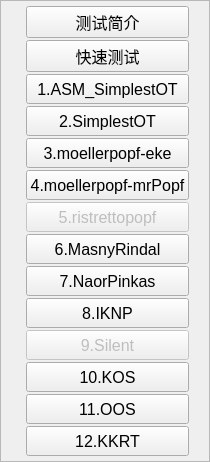
            <widget class="QFrame" name="frame_4">
             <property name="minimumSize">
              <size>
               <width>0</width>
               <height>0</height>
              </size>
             </property>
             <property name="frameShape">
              <enum>QFrame::StyledPanel</enum>
             </property>
             <property name="frameShadow">
              <enum>QFrame::Raised</enum>
             </property>
             <layout class="QVBoxLayout" name="verticalLayout_3">
              <property name="spacing">
               <number>2</number>
              </property>
              <property name="leftMargin">
               <number>25</number>
              </property>
              <property name="topMargin">
               <number>5</number>
              </property>
              <property name="rightMargin">
               <number>20</number>
              </property>
              <property name="bottomMargin">
               <number>5</number>
              </property>
              <item>
               <widget class="QPushButton" name="pushButton_3">
                <property name="minimumSize">
                 <size>
                  <width>0</width>
                  <height>30</height>
                 </size>
                </property>
                <property name="font">
                 <font>
                  <pointsize>12</pointsize>
                 </font>
                </property>
                <property name="text">
                 <string>测试简介</string>
                </property>
               </widget>
              </item>
              <item>
               <widget class="QPushButton" name="pushButton_11">
                <property name="minimumSize">
                 <size>
                  <width>0</width>
                  <height>30</height>
                 </size>
                </property>
                <property name="font">
                 <font>
                  <pointsize>12</pointsize>
                 </font>
                </property>
                <property name="text">
                 <string>快速测试</string>
                </property>
               </widget>
              </item>
              <item>
               <widget class="QPushButton" name="pushButton_8">
                <property name="minimumSize">
                 <size>
                  <width>0</width>
                  <height>30</height>
                 </size>
                </property>
                <property name="font">
                 <font>
                  <family>Ubuntu</family>
                  <pointsize>12</pointsize>
                  <italic>false</italic>
                 </font>
                </property>
                <property name="layoutDirection">
                 <enum>Qt::LeftToRight</enum>
                </property>
                <property name="text">
                 <string>1.ASM_SimplestOT</string>
                </property>
                <property name="autoDefault">
                 <bool>false</bool>
                </property>
                <property name="default">
                 <bool>false</bool>
                </property>
                <property name="flat">
                 <bool>false</bool>
                </property>
               </widget>
              </item>
              <item>
               <widget class="QPushButton" name="pushButton_9">
                <property name="minimumSize">
                 <size>
                  <width>0</width>
                  <height>30</height>
                 </size>
                </property>
                <property name="font">
                 <font>
                  <family>Ubuntu</family>
                  <pointsize>12</pointsize>
                  <italic>false</italic>
                 </font>
                </property>
                <property name="layoutDirection">
                 <enum>Qt::LeftToRight</enum>
                </property>
                <property name="autoFillBackground">
                 <bool>false</bool>
                </property>
                <property name="inputMethodHints">
                 <set>Qt::ImhNone</set>
                </property>
                <property name="text">
                 <string>2.SimplestOT</string>
                </property>
                <property name="autoDefault">
                 <bool>false</bool>
                </property>
                <property name="default">
                 <bool>false</bool>
                </property>
                <property name="flat">
                 <bool>false</bool>
                </property>
               </widget>
              </item>
              <item>
               <widget class="QPushButton" name="pushButton_4">
                <property name="minimumSize">
                 <size>
                  <width>0</width>
                  <height>30</height>
                 </size>
                </property>
                <property name="font">
                 <font>
                  <pointsize>12</pointsize>
                 </font>
                </property>
                <property name="text">
                 <string>3.moellerpopf-eke</string>
                </property>
               </widget>
              </item>
              <item>
               <widget class="QPushButton" name="pushButton_12">
                <property name="minimumSize">
                 <size>
                  <width>0</width>
                  <height>30</height>
                 </size>
                </property>
                <property name="font">
                 <font>
                  <pointsize>12</pointsize>
                 </font>
                </property>
                <property name="text">
                 <string>4.moellerpopf-mrPopf</string>
                </property>
               </widget>
              </item>
              <item>
               <widget class="QPushButton" name="pushButton_14">
                <property name="enabled">
                 <bool>false</bool>
                </property>
                <property name="minimumSize">
                 <size>
                  <width>0</width>
                  <height>30</height>
                 </size>
                </property>
                <property name="font">
                 <font>
                  <pointsize>12</pointsize>
                 </font>
                </property>
                <property name="text">
                 <string>5.ristrettopopf</string>
                </property>
               </widget>
              </item>
              <item>
               <widget class="QPushButton" name="pushButton_13">
                <property name="minimumSize">
                 <size>
                  <width>0</width>
                  <height>30</height>
                 </size>
                </property>
                <property name="font">
                 <font>
                  <pointsize>12</pointsize>
                 </font>
                </property>
                <property name="text">
                 <string>6.MasnyRindal</string>
                </property>
               </widget>
              </item>
              <item>
               <widget class="QPushButton" name="pushButton_16">
                <property name="minimumSize">
                 <size>
                  <width>0</width>
                  <height>30</height>
                 </size>
                </property>
                <property name="font">
                 <font>
                  <pointsize>12</pointsize>
                 </font>
                </property>
                <property name="text">
                 <string>7.NaorPinkas</string>
                </property>
               </widget>
              </item>
              <item>
               <widget class="QPushButton" name="pushButton_17">
                <property name="minimumSize">
                 <size>
                  <width>0</width>
                  <height>30</height>
                 </size>
                </property>
                <property name="font">
                 <font>
                  <pointsize>12</pointsize>
                 </font>
                </property>
                <property name="text">
                 <string>8.IKNP</string>
                </property>
               </widget>
              </item>
              <item>
               <widget class="QPushButton" name="pushButton_18">
                <property name="enabled">
                 <bool>false</bool>
                </property>
                <property name="minimumSize">
                 <size>
                  <width>0</width>
                  <height>30</height>
                 </size>
                </property>
                <property name="font">
                 <font>
                  <pointsize>12</pointsize>
                 </font>
                </property>
                <property name="text">
                 <string>9.Silent</string>
                </property>
               </widget>
              </item>
              <item>
               <widget class="QPushButton" name="pushButton_19">
                <property name="minimumSize">
                 <size>
                  <width>0</width>
                  <height>30</height>
                 </size>
                </property>
                <property name="font">
                 <font>
                  <pointsize>12</pointsize>
                 </font>
                </property>
                <property name="text">
                 <string>10.KOS</string>
                </property>
               </widget>
              </item>
              <item>
               <widget class="QPushButton" name="pushButton_20">
                <property name="minimumSize">
                 <size>
                  <width>0</width>
                  <height>30</height>
                 </size>
                </property>
                <property name="font">
                 <font>
                  <pointsize>12</pointsize>
                 </font>
                </property>
                <property name="text">
                 <string>11.OOS</string>
                </property>
               </widget>
              </item>
              <item>
               <widget class="QPushButton" name="pushButton_15">
                <property name="minimumSize">
                 <size>
                  <width>0</width>
                  <height>30</height>
                 </size>
                </property>
                <property name="font">
                 <font>
                  <pointsize>12</pointsize>
                 </font>
                </property>
                <property name="text">
                 <string>12.KKRT</string>
                </property>
               </widget>
              </item>
             </layout>
            </widget>
